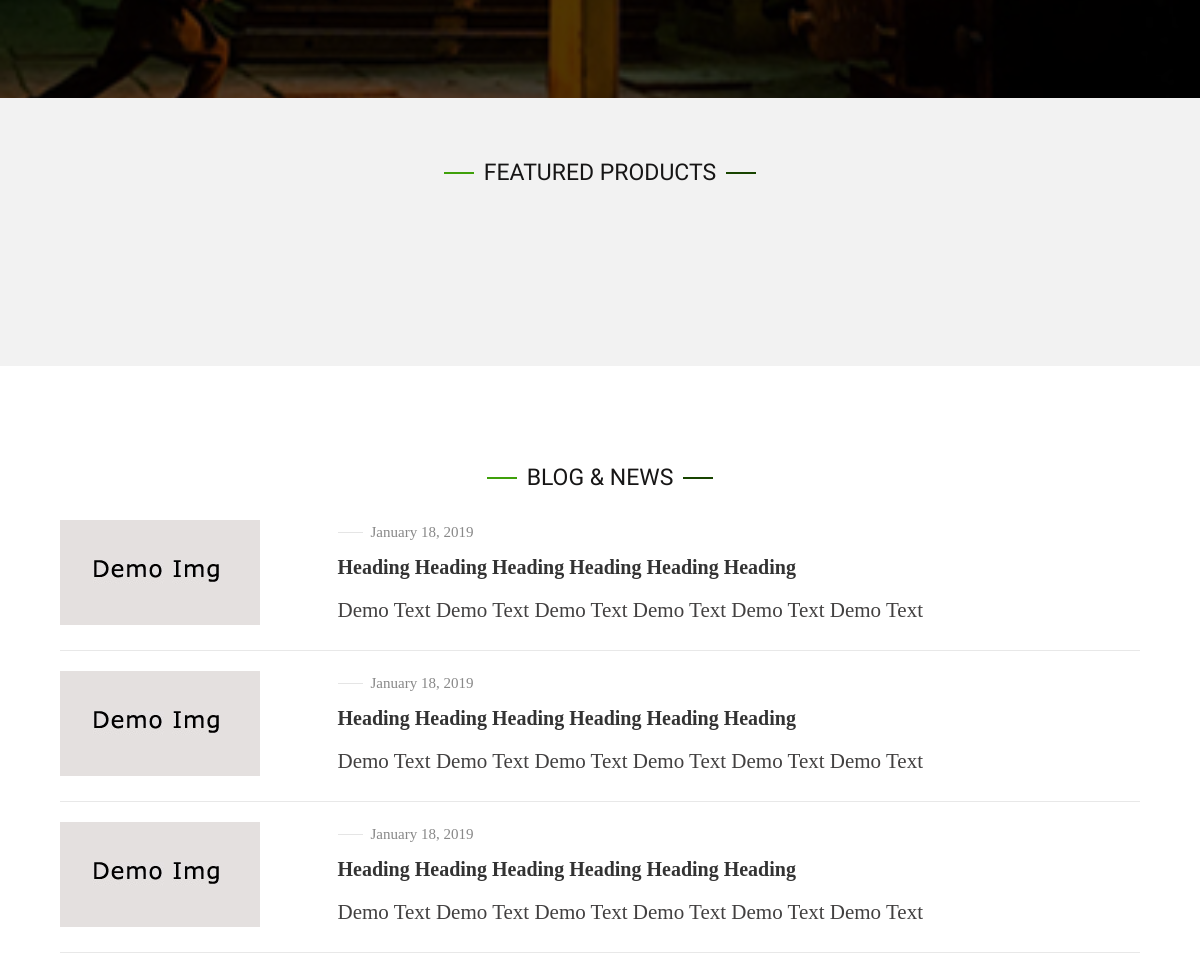
Before: / (middle part) with the older database file.
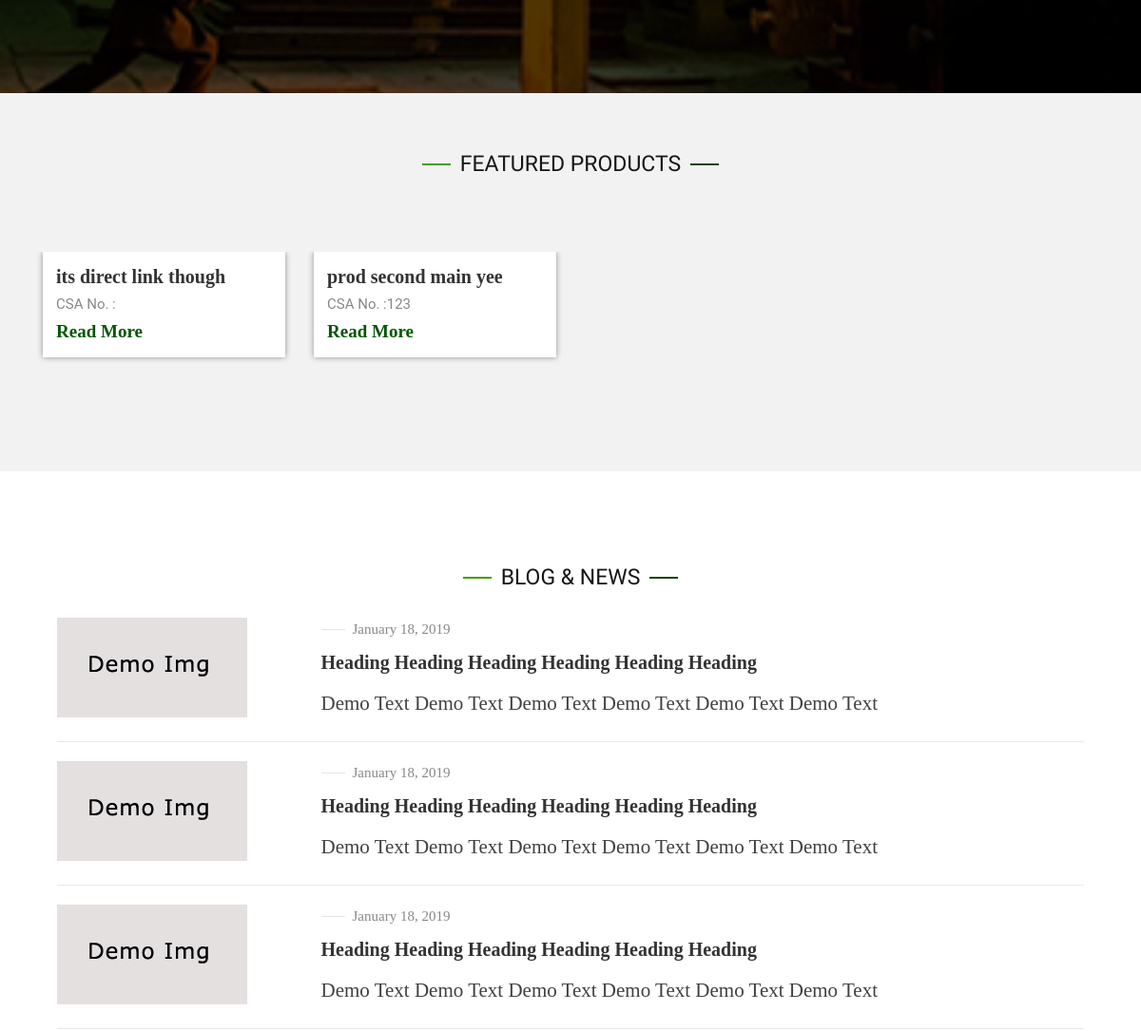
After: the same page with the newer database file.
### tables this page shows
CREATE TABLE `books` (
  `id` int(111) NOT NULL,
  `maincategory_id` int(100) NOT NULL,
  `dropdown_id` int(100) DEFAULT NULL,
  `author_name` varchar(111) NOT NULL,
  `main_cat` varchar(200) DEFAULT NULL,
  `description` longtext NOT NULL,
  `image` varchar(111) NOT NULL,
  `isChecked` tinyint(1) NOT NULL DEFAULT 0,
  `created_at` timestamp NOT NULL DEFAULT current_timestamp(),
  `cas` varchar(100) DEFAULT NULL,
  `abbr` varchar(100) DEFAULT NULL,
  `hsn` varchar(100) DEFAULT NULL,
  `pdf_path` varchar(200) DEFAULT NULL
);

### application/controllers/Frontend.php (called while the page is built, shortened)
<?php
class Frontend extends CI_Controller
{
    function __construct()
    {
        $this->load->library('session');
        $this->load->model('Add_model');
    }
    public function index($page = 'home')
    {
        if ($page === 'home') {
            $data['products'] =[];
            $products=$this->Add_model->getCheckedProducts();
            foreach ($products as  $product) {
                $subProduct =  $this->Add_model->getSubDetails($product['main_cat']);
                   $product['cas']= $subProduct?$subProduct[0]['cas']:"";
               array_push($data['products'] , $product);
              }
        }
        $data['data'] = [];
        $data['title']=$page;
        $this->load->view('frontend/header',$data);
        $this->load->view('frontend/' . $page, $data);
        $this->load->view('frontend/footer');
    }
}

### index.php (called while the page is built, shortened)
<?php
require_once BASEPATH.'core/CodeIgniter.php';

### application/models/Add_model.php (called while the page is built, shortened)
<?php
class Add_model extends CI_Model{
public function getCheckedProducts()
{
	$this->db->select('*');
	$this->db->where('isChecked',1);
	$query = $this->db->get('books');
	return $query->result_array();
}
public function getSubDetails($id)
{
	$this->db->select('*');
	$this->db->where('id',$id);
	$query = $this->db->get('books');
	return $query->result_array();
}
}
 ?>

### application/views/frontend/home.php (the view, shortened to what the changed rows need)
<section class="testimonial-section-three">
    <div class="auto-container">
        <div class="outer-box">
            <div class="row">
                <div class="testimonial-column col-lg-12 col-md-12 col-sm-12 order-2">
                    <div class="inner-column">
                        <div class="testimonial-carousel-three owl-carousel owl-theme">
                            <div class="testimonial-block-three">
                                <div class="container">
                                    <div class="row">
                                        <?php if (isset($products)) {
                                            foreach ($products as  $product) {
                                                $slug=str_replace(" ","_",$product['author_name']);
                                        ?>
                                                <div class="col-md-3">
                                                    <div class="inner">
                                                        <div class="info-box">
                                                            <h5 class="name"><?php echo $product['author_name']; ?></h5>
                                                            <span class="designation"> CSA No. :<?php echo $product['cas']; ?></span>
                                                            <a  href="<?php echo base_url() ?>product/<?php echo $slug ?>">Read More</a>
                                                        </div>
                                                    </div>
                                                </div>
                                        <?php
                                            }
                                        } ?>
                            </div>
                        </div>
                    </div>
                </div>
            </div>
        </div>
    </div>
</section>
</div>

Changed rows visible on the page:
added books: author_name "its direct link though"
added books: author_name "prod second main yee", cas "123"
